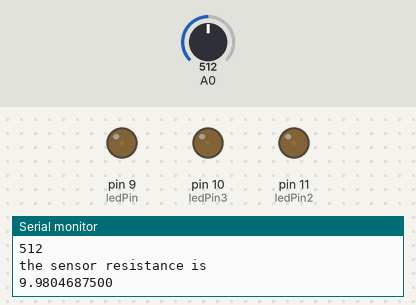
Recording of a sketch running on a simulated Arduino Uno, built with avr-gcc and run on an emulated ATmega328P. Parts: output pins drawn as LEDs (lit = HIGH), the last lines printed to the serial monitor. Inputs (shaded band) come from the test bench; at power-on: A0 = 512.

Above: at 1.8 s.
1.9 s: A0 set to 0
At 3.1 s:
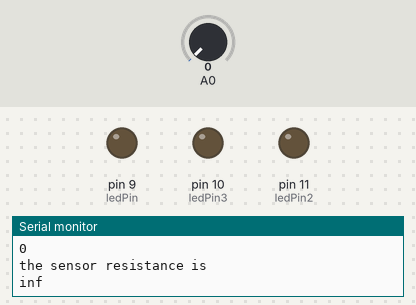
3.5 s: A0 set to 122
At 4.9 s:
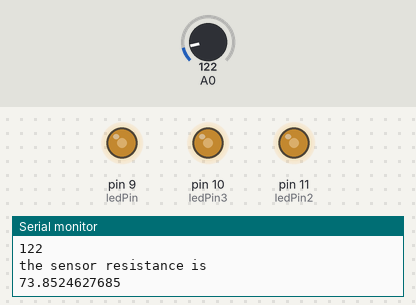
5.5 s: A0 set to 716
At 7.0 s:
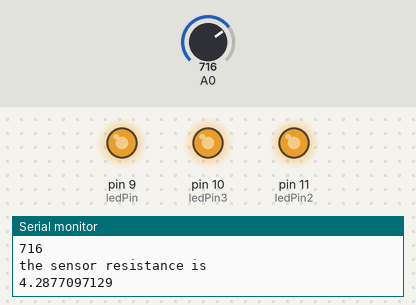
7.5 s: A0 set to 900
At 9.1 s:
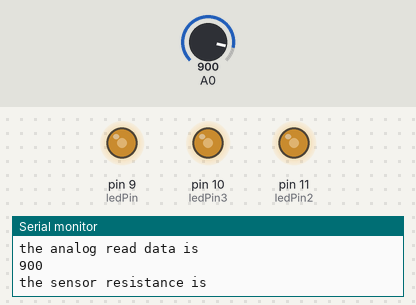
Timing chart, 0 to 10.5 s (numbered marks = the images above; inputs shaded):
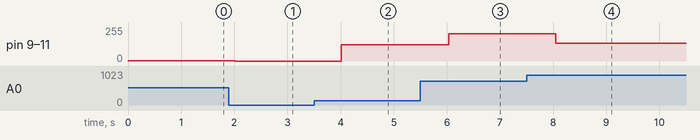

Measured:
- after the input at 1.9 s, pin 9 (ledPin), pin 10 (ledPin3), pin 11 (ledPin2): 2/255 → 0/255 after 0.12 s
- after the input at 3.5 s, pin 9 (ledPin), pin 10 (ledPin3), pin 11 (ledPin2): 0/255 → 122/255 after 0.52 s
- after the input at 5.5 s, pin 9 (ledPin), pin 10 (ledPin3), pin 11 (ledPin2): 122/255 → 206/255 after 0.53 s
- after the input at 7.5 s, pin 9 (ledPin), pin 10 (ledPin3), pin 11 (ledPin2): 206/255 → 135/255 after 0.55 s

The sketch:

lightsensorleds.ino
```cpp
#include <math.h>
const int ledPin=9;
const int ledPin2=11;
const int ledPin3=10;

const int thresholdvalue=10;
float Rsensor;

void setup() {
  Serial.begin(9600);
  pinMode(ledPin,OUTPUT);
  pinMode(ledPin2,OUTPUT);
  pinMode(ledPin3,OUTPUT);
}

void loop() {
  int sensorValue = analogRead(0);
  Rsensor=(float)(1023-sensorValue)*10/sensorValue;

  analogWrite(ledPin,(sensorValue % 255));
  analogWrite(ledPin2,(sensorValue % 255));
  analogWrite(ledPin3,(sensorValue % 255));

  Serial.println("the analog read data is ");
  Serial.println(sensorValue);
  Serial.println("the sensor resistance is ");
  Serial.println(Rsensor,DEC);
  delay(1000);
}
```
